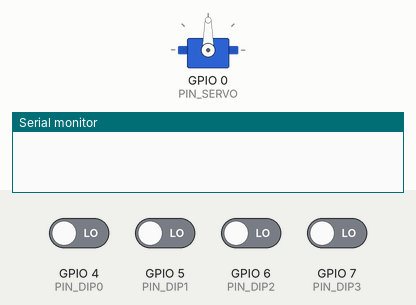
Simulated run of this program. Board: ESP32-C6. Shown: servo, the last lines printed to the serial monitor. The test bench sets the inputs (shaded band); at power-on: GPIO 4 (PIN_DIP0), GPIO 5 (PIN_DIP1), GPIO 6 (PIN_DIP2), GPIO 7 (PIN_DIP3) LOW.

Above: at 1.2 s.
1.3 s: GPIO 4 (PIN_DIP0) driven HIGH
At 2.4 s:
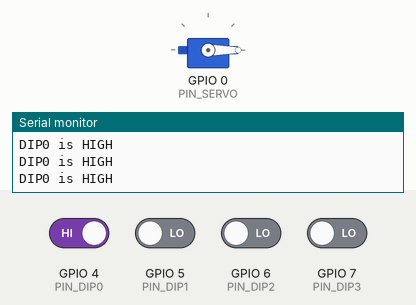
2.8 s: GPIO 4 (PIN_DIP0) driven LOW and GPIO 5 (PIN_DIP1) driven HIGH
At 3.9 s:
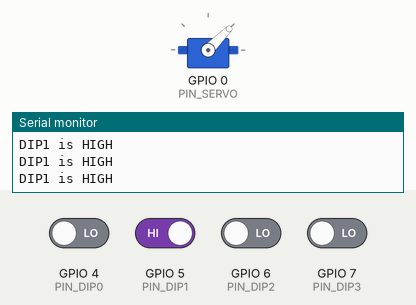
4.3 s: GPIO 5 (PIN_DIP1) driven LOW and GPIO 7 (PIN_DIP3) driven HIGH
At 5.3 s:
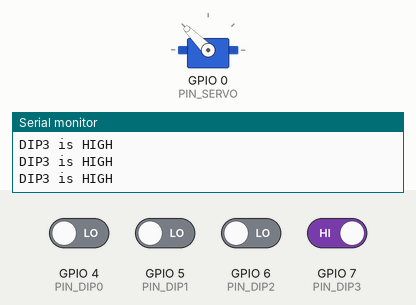
5.8 s: GPIO 5 (PIN_DIP1) driven HIGH
At 6.1 s:
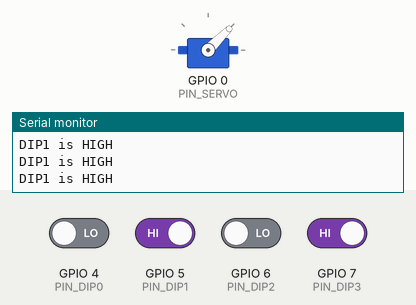
7.3 s: GPIO 5 (PIN_DIP1) driven LOW
At 7.6 s:
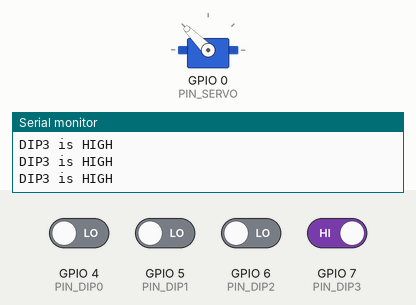
Timing chart, 0 to 9.8 s (numbered marks = the images above; inputs shaded):
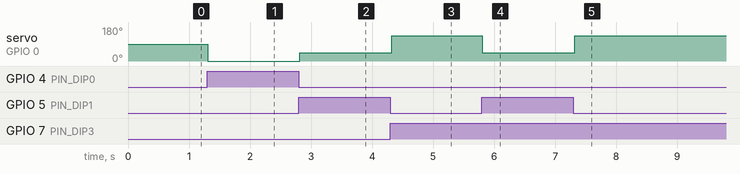

Measured:
- after the input at 1.3 s, servo on GPIO 0 (PIN_SERVO): 90° → 0° at once
- after the input at 2.8 s, servo on GPIO 0 (PIN_SERVO): 0° → 45° at once
- after the input at 4.3 s, servo on GPIO 0 (PIN_SERVO): 45° → 135° at once
- after the input at 5.8 s, servo on GPIO 0 (PIN_SERVO): 135° → 45° at once
- after the input at 7.3 s, servo on GPIO 0 (PIN_SERVO): 45° → 135° at once

The program:

main.cpp
```cpp
#include <Arduino.h>
#include <ESP32Servo.h>

static const int PIN_SERVO = 0;
static const int PIN_DIP0  = 4;
static const int PIN_DIP1  = 5;
static const int PIN_DIP2  = 6;
static const int PIN_DIP3  = 7;

Servo myServo;

void setup() {
  Serial.begin(115200);
  pinMode(PIN_DIP0, INPUT_PULLDOWN);
  pinMode(PIN_DIP1, INPUT_PULLDOWN);
  pinMode(PIN_DIP2, INPUT_PULLDOWN);
  pinMode(PIN_DIP3, INPUT_PULLDOWN);

  myServo.setPeriodHertz(50);
  myServo.attach(PIN_SERVO, 500, 2500);
}

void loop() {
  if (digitalRead(PIN_DIP0) == HIGH) {
    Serial.println("DIP0 is HIGH");
    myServo.write(0);
  } else if (digitalRead(PIN_DIP1) == HIGH) {
    Serial.println("DIP1 is HIGH");
    myServo.write(45);
  } else if (digitalRead(PIN_DIP2) == HIGH) {
    Serial.println("DIP2 is HIGH");
    myServo.write(90);
  } else if (digitalRead(PIN_DIP3) == HIGH) {
    Serial.println("DIP3 is HIGH");
    myServo.write(135);
  }
  delay(20);
}
```
